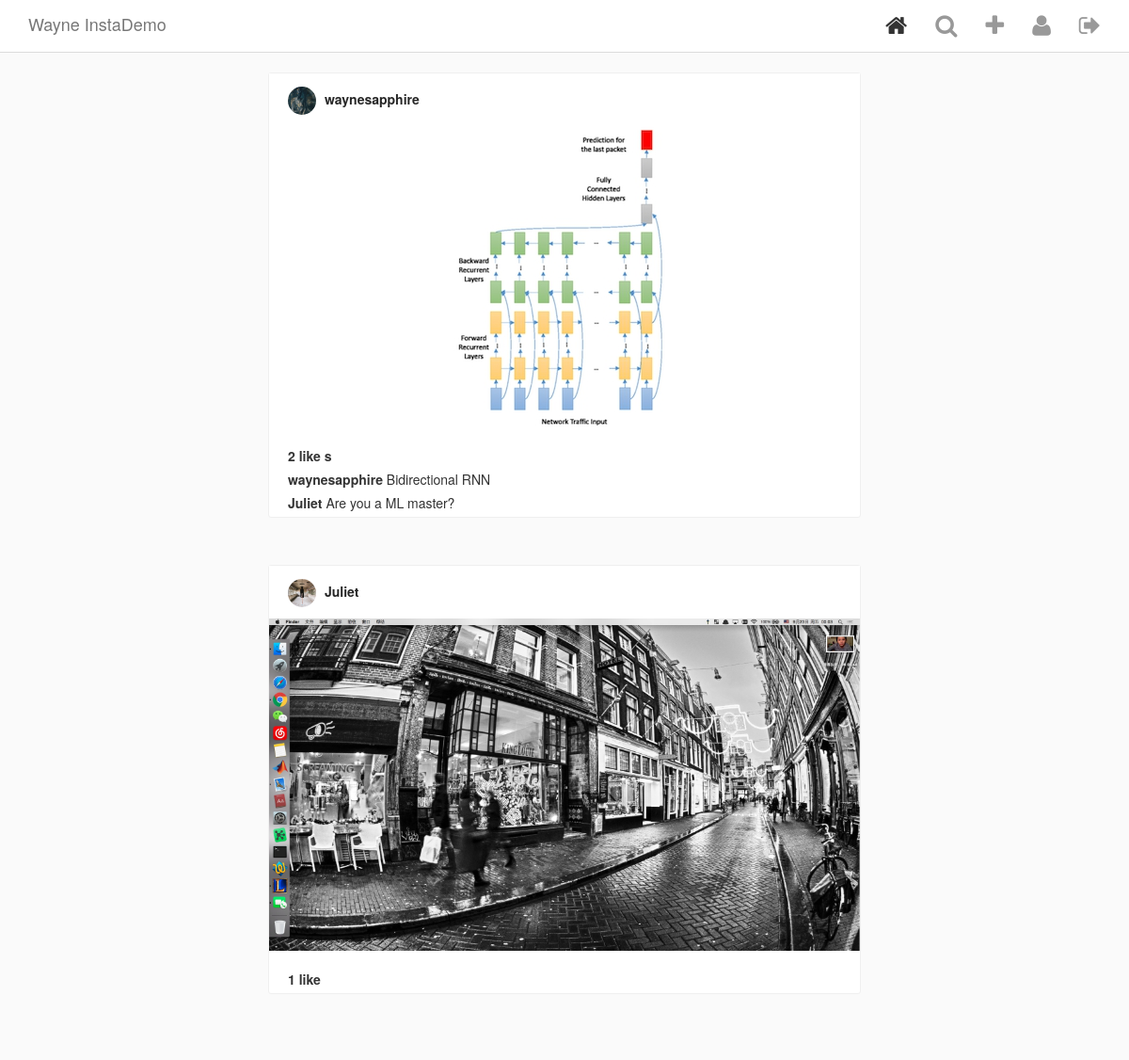
The app's page / (signed in) with its own data.
### Insta/models.py (models this page shows, shortened)
class Post(models.Model):
    author = models.ForeignKey(
        InstaUser,
        on_delete=models.CASCADE,
        related_name = 'posts',
        blank=True,
        null=True,
    )
    title = models.TextField(blank = True, null = True)
    image = ProcessedImageField(
        upload_to = 'static/images/posts',
        format = 'JPEG',
        options = {'quality':100},
        blank = True,
        null = True,)
    def get_like_count(self):
        return self.likes.count()

class InstaUser(AbstractUser):
    profile_pic = ProcessedImageField(
        upload_to = 'static/images/profiles',
        format = 'JPEG',
        blank = True,
        null = True,
    )

class Comment(models.Model):
    post = models.ForeignKey(
        Post,
        on_delete = models.CASCADE,
        related_name = 'comments'
    )
    user = models.ForeignKey(
        InstaUser,
        on_delete = models.CASCADE,
        related_name = 'comments'
    )
    comment = models.CharField(max_length = 140)
    posted_on = models.DateTimeField(
        auto_now_add = True,
        editable = False
    )

### Insta/views.py (the view)
# urls.py: path('', PostView.as_view(), name = 'home'),
class PostView(LoginRequiredMixin, ListView):
    model = Post
    template_name = 'index.html'
    login_url = 'login'

### templates/index.html (shortened to what this page needs)
{% extends 'base.html'%}
{% block content  %}
<div class="cards-listing">
    {% for post in object_list %}
        <div class="row">
            <div class="card view-update {{ post.pk }}">
                <div class="card__panel-head">
                    <div class="poster__info">
                        <a href="{% url 'home'  %}" class="poster__name">
                            {% if post.author.profile_pic %}
                                <img class="poster__profilepic" src="{{ post.author.profile_pic }}">
                            {% endif %}
                            {{ post.author.username }}
                        </a>
                    </div>
                </div>
                <a href="{% url 'post_detail' post.pk %}">
                    <img class="card__main-image" src="{{ post.image.url }}">
                </a>
                <div class="card__panel-body">
                    <div class="likes">
                        {% if post.get_like_count %}
                            {{ post.get_like_count }} like {% if post.get_like_count > 1 %}s{% endif %}
                        {% endif %}
                    </div>
                    <ul class="comment-list">
                        {% for comment in post.comments.all %}
                        <li class="comment-list__comment">
                            <a href="{% url 'home' %}" class="user">
                                {{ comment.user.username }}
                            </a>
                            <span class="comment">{{ comment.comment }}</span>
                        </li>
                        {% endfor %}
                    </ul>
                </div>
            </div>
        </div>
    {% endfor %}
</div>
{% endblock content%}

### templates/base.html (shortened to what this page needs)
<html>
    <head>
        {% load static %}
        <link href="{% static 'vendor/bootstrap/css/bootstrap.min.css' %}" rel="stylesheet">
        <link href="{% static 'vendor/font-awesome-4.6.3/css/font-awesome.min.css' %}" rel="stylesheet">
        <link href="{% static 'css/style.css' %}" rel="stylesheet">
    </head>
    <body>
        {% load static %}
        {% include 'header.html' %}
        <div class="content-wrapper">
            <div class="container">
                {% block content %}
                {% endblock content%}
            </div>
        </div>
    </body>
</html>

### templates/header.html (shortened to what this page needs)
{% load custom_tags %}
<div class="navbar navbar-default navbar-fixed-top" id="main-nav">
    <div class="container desktop">
        <div class="navbar-header">
            <a href="/" class="navbar-brand">Wayne InstaDemo</a>
        </div>
        <div id="navbar-main">
            <ul class="nav navbar-nav navbar-right">
                {% if request.user.is_authenticated %}
                    <li>
                      <a href="{% url 'home' %}">
                        <i class="fa fa-home {% if request.resolver_match.url_name == 'home' %}active{% endif %}" aria-hidden="true"></i>
                      </a>
                    </li>
                    <li><a href="{% url 'explore' %}"><i class="fa fa-search {% active 'explore' %}" aria-hidden="true"></i></a></li>
                    <li><a href="{% url 'make_post' %}"><i class="fa fa-plus {% active 'make_post' %}" aria-hidden="true"></i></a></li>
                    <li><a href="{% url 'profile' request.user.pk %}"><i class="fa fa-user {% active 'profile' %}" aria-hidden="true"></i></a></li>
                    <li><a href="{% url 'logout' %}"><i class="fa fa-sign-out {% active 'logout' %}" aria-hidden="true"></i></a></li>
                {% endif %}
            </ul>
        </div>
    </div>
</div>

### static/css/style.css (style rules this page uses)
html { height: 100%; }
body { min-height: 100%; background-color: #fafafa; }
.content-wrapper { margin-top: 57px; margin-bottom: 60px; background-color: #fafafa; }
.navbar { background-color: #fff; border-bottom-color: #dbdbdb; }
.navbar .fa { font-size: 25px; color: #999999; }
.navbar .fa.active { color: #333; }
.cards-listing { max-width: 600px; width: 100%; margin: 20px auto; }
.card { background-color: #fff; margin-bottom: 50px; border: 1px solid #efefef; border-radius: 3px; }
.card__panel-head { background: #fff; padding: 14px 20px 12px; }
.card__panel-head .poster__profilepic { border-radius: 100%; max-width: 30px; max-height: 30px; width: 30px; height: 30px; margin-right: 5px; }
.card__panel-head .poster__name { color: #262626; font-weight: bold; }
.card__main-image { max-width: 100%; max-height: 600px; height: auto; margin: 0 auto; display: block; }
.card__panel-body { padding: 20px; padding-bottom: 0; }
.card__panel-body a { color: #333; }
.card__panel-body .likes { font-weight: bold; margin-bottom: 5px; }
.comment-list { list-style: none; margin: 0; padding: 0; }
.comment-list__comment { margin-top: 5px; margin-bottom: 5px; }
.comment-list__comment .user { color: #333; font-weight: bold; }

### records on screen
Post: author.profile_pic (picture), author.username "waynesapphire", image (picture), get_like_count "2"
Comment: user.username "waynesapphire", comment "Bidirectional RNN"
Comment: user.username "Juliet", comment "Are you a ML master?"
Post: author.profile_pic (picture), author.username "Juliet", image (picture), get_like_count "1"
